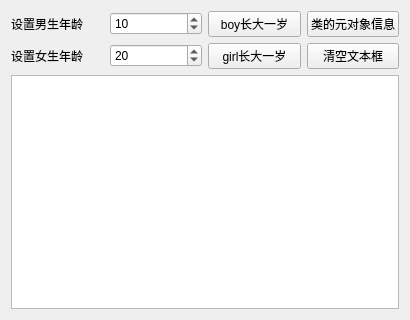
<?xml version="1.0" encoding="UTF-8"?>
<ui version="4.0">
 <class>Widget</class>
 <widget class="QWidget" name="Widget">
  <property name="geometry">
   <rect>
    <x>0</x>
    <y>0</y>
    <width>410</width>
    <height>320</height>
   </rect>
  </property>
  <property name="windowTitle">
   <string>MetaObject的使用</string>
  </property>
  <layout class="QVBoxLayout" name="verticalLayout">
   <item>
    <layout class="QGridLayout" name="gridLayout">
     <item row="0" column="0">
      <widget class="QLabel" name="label">
       <property name="text">
        <string>设置男生年龄</string>
       </property>
      </widget>
     </item>
     <item row="0" column="1">
      <widget class="QSpinBox" name="spinBoy">
       <property name="minimum">
        <number>0</number>
       </property>
       <property name="maximum">
        <number>200</number>
       </property>
       <property name="value">
        <number>10</number>
       </property>
      </widget>
     </item>
     <item row="0" column="2">
      <widget class="QPushButton" name="btnBoyInc">
       <property name="text">
        <string>boy长大一岁</string>
       </property>
      </widget>
     </item>
     <item row="0" column="3">
      <widget class="QPushButton" name="btnClassInfo">
       <property name="text">
        <string>类的元对象信息</string>
       </property>
      </widget>
     </item>
     <item row="1" column="0">
      <widget class="QLabel" name="label_2">
       <property name="text">
        <string>设置女生年龄</string>
       </property>
      </widget>
     </item>
     <item row="1" column="1">
      <widget class="QSpinBox" name="spinGirl">
       <property name="maximum">
        <number>200</number>
       </property>
       <property name="value">
        <number>20</number>
       </property>
      </widget>
     </item>
     <item row="1" column="2">
      <widget class="QPushButton" name="btnGirlInc">
       <property name="text">
        <string>girl长大一岁</string>
       </property>
      </widget>
     </item>
     <item row="1" column="3">
      <widget class="QPushButton" name="btnClear">
       <property name="text">
        <string>清空文本框</string>
       </property>
      </widget>
     </item>
    </layout>
   </item>
   <item>
    <widget class="QPlainTextEdit" name="textEdit"/>
   </item>
  </layout>
 </widget>
 <layoutdefault spacing="6" margin="11"/>
 <resources/>
 <connections>
  <connection>
   <sender>btnClear</sender>
   <signal>clicked()</signal>
   <receiver>textEdit</receiver>
   <slot>clear()</slot>
   <hints>
    <hint type="sourcelabel">
     <x>353</x>
     <y>53</y>
    </hint>
    <hint type="destinationlabel">
     <x>204</x>
     <y>191</y>
    </hint>
   </hints>
  </connection>
 </connections>
</ui>
